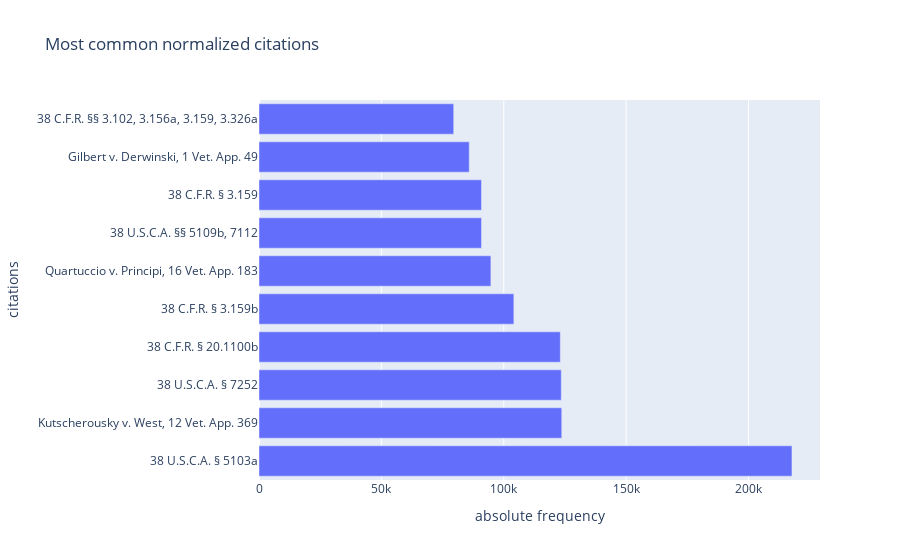
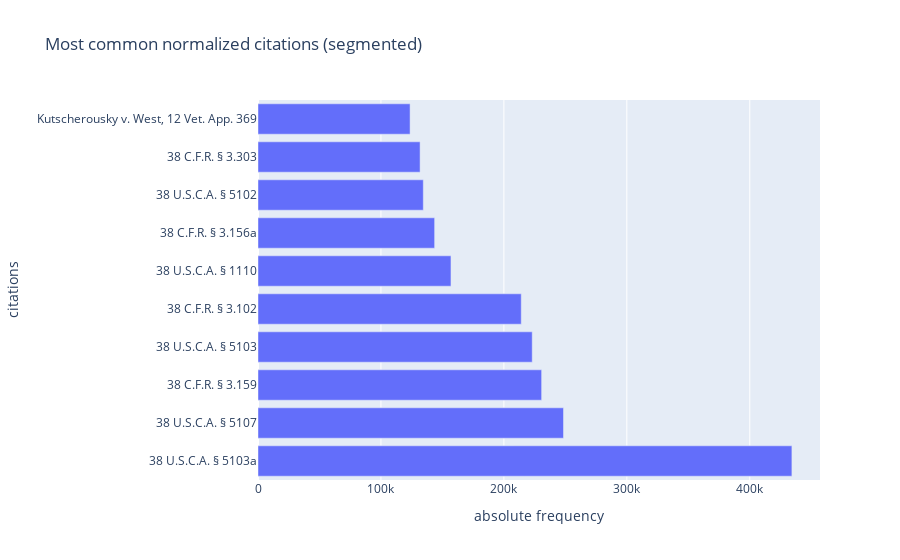

The notebook cell saved with these charts, in order:
### Code cell
fig = go.Figure()
fig.add_bar(y=counts["normalized"].nlargest(10).index, x=counts["normalized"].nlargest(10).values, orientation="h", name="not segmented")
fig.update_layout(title_text="Most common normalized citations")
fig.update_yaxes(title_text="citations")
fig.update_xaxes(title_text=f"absolute frequency")

fig.show()
wandb.log({"most common normalized citations (not segmented)": fig})

# segmented
fig = go.Figure()
fig.add_bar(y=segmented_counts["normalized"].nlargest(10).index, x=segmented_counts["normalized"].nlargest(10).values, orientation="h", name="segmented")
fig.update_layout(title_text="Most common normalized citations (segmented)")
fig.update_yaxes(title_text="citations")
fig.update_xaxes(title_text=f"absolute frequency")

fig.show()
wandb.log({"most common normalized citations (segmented)": fig})

### Figure 1 — Plotly figure (JSON) as saved in the notebook; plotly's stock layout.template omitted (floating-point values rounded to 4 significant figures)
{"data": [{"name": "not segmented", "orientation": "h", "type": "bar", "x": [217743, 123700, 123498, 123100, 104125, 94737, 90908, 90895, 85897, 79550], "y": ["38 U.S.C.A. § 5103a", "Kutscherousky v. West, 12 Vet. App. 369", "38 U.S.C.A. § 7252", "38 C.F.R. § 20.1100b", "38 C.F.R. § 3.159b", "Quartuccio v. Principi, 16 Vet. App. 183", "38 U.S.C.A. §§ 5109b, 7112", "38 C.F.R. § 3.159", "Gilbert v. Derwinski, 1 Vet. App. 49", "38 C.F.R. §§ 3.102, 3.156a, 3.159, 3.326a"]}], "layout": {"title": {"text": "Most common normalized citations"}, "xaxis": {"title": {"text": "absolute frequency"}}, "yaxis": {"title": {"text": "citations"}}}}

### Figure 2 — Plotly figure (JSON) as saved in the notebook; plotly's stock layout.template omitted (floating-point values rounded to 4 significant figures)
{"data": [{"name": "segmented", "orientation": "h", "type": "bar", "x": [434265, 248477, 230704, 223054, 214119, 156959, 143664, 134461, 131839, 123700], "y": ["38 U.S.C.A. § 5103a", "38 U.S.C.A. § 5107", "38 C.F.R. § 3.159", "38 U.S.C.A. § 5103", "38 C.F.R. § 3.102", "38 U.S.C.A. § 1110", "38 C.F.R. § 3.156a", "38 U.S.C.A. § 5102", "38 C.F.R. § 3.303", "Kutscherousky v. West, 12 Vet. App. 369"]}], "layout": {"title": {"text": "Most common normalized citations (segmented)"}, "xaxis": {"title": {"text": "absolute frequency"}}, "yaxis": {"title": {"text": "citations"}}}}
